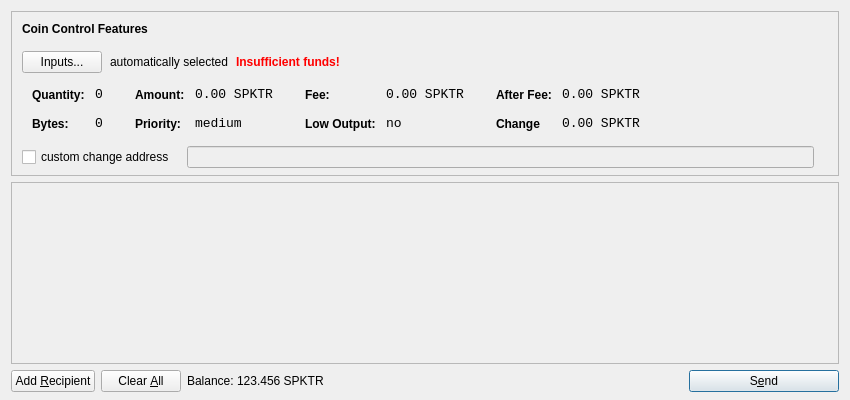
<?xml version="1.0" encoding="UTF-8"?>
<ui version="4.0">
 <class>SendCoinsDialog</class>
 <widget class="QDialog" name="SendCoinsDialog">
  <property name="geometry">
   <rect>
    <x>0</x>
    <y>0</y>
    <width>850</width>
    <height>400</height>
   </rect>
  </property>
  <property name="windowTitle">
   <string>Send Coins</string>
  </property>
  <layout class="QVBoxLayout" name="verticalLayout" stretch="0,1,0">
   <property name="bottomMargin">
    <number>8</number>
   </property>
   <item>
    <widget class="QFrame" name="frameCoinControl">
     <property name="sizePolicy">
      <sizepolicy hsizetype="Expanding" vsizetype="Expanding">
       <horstretch>0</horstretch>
       <verstretch>0</verstretch>
      </sizepolicy>
     </property>
     <property name="maximumSize">
      <size>
       <width>16777215</width>
       <height>16777215</height>
      </size>
     </property>
     <property name="frameShape">
      <enum>QFrame::StyledPanel</enum>
     </property>
     <property name="frameShadow">
      <enum>QFrame::Sunken</enum>
     </property>
     <layout class="QVBoxLayout" name="verticalLayoutCoinControl2">
      <property name="spacing">
       <number>6</number>
      </property>
      <property name="leftMargin">
       <number>0</number>
      </property>
      <property name="topMargin">
       <number>0</number>
      </property>
      <property name="rightMargin">
       <number>0</number>
      </property>
      <property name="bottomMargin">
       <number>6</number>
      </property>
      <item>
       <layout class="QVBoxLayout" name="verticalLayoutCoinControl" stretch="0,0,0,0,1">
        <property name="spacing">
         <number>0</number>
        </property>
        <property name="leftMargin">
         <number>10</number>
        </property>
        <property name="topMargin">
         <number>10</number>
        </property>
        <item>
         <layout class="QHBoxLayout" name="horizontalLayoutCoinControl1">
          <property name="bottomMargin">
           <number>15</number>
          </property>
          <item>
           <widget class="QLabel" name="labelCoinControlFeatures">
            <property name="sizePolicy">
             <sizepolicy hsizetype="Preferred" vsizetype="Maximum">
              <horstretch>0</horstretch>
              <verstretch>0</verstretch>
             </sizepolicy>
            </property>
            <property name="font">
             <font>
              <weight>75</weight>
              <bold>true</bold>
             </font>
            </property>
            <property name="styleSheet">
             <string notr="true">font-weight:bold;</string>
            </property>
            <property name="text">
             <string>Coin Control Features</string>
            </property>
           </widget>
          </item>
         </layout>
        </item>
        <item>
         <layout class="QHBoxLayout" name="horizontalLayoutCoinControl2" stretch="0,0,0,0">
          <property name="spacing">
           <number>8</number>
          </property>
          <property name="bottomMargin">
           <number>10</number>
          </property>
          <item>
           <widget class="QPushButton" name="pushButtonCoinControl">
            <property name="styleSheet">
             <string notr="true"/>
            </property>
            <property name="text">
             <string>Inputs...</string>
            </property>
           </widget>
          </item>
          <item>
           <widget class="QLabel" name="labelCoinControlAutomaticallySelected">
            <property name="text">
             <string>automatically selected</string>
            </property>
            <property name="margin">
             <number>5</number>
            </property>
           </widget>
          </item>
          <item>
           <widget class="QLabel" name="labelCoinControlInsuffFunds">
            <property name="font">
             <font>
              <weight>75</weight>
              <bold>true</bold>
             </font>
            </property>
            <property name="styleSheet">
             <string notr="true">color:red;font-weight:bold;</string>
            </property>
            <property name="text">
             <string>Insufficient funds!</string>
            </property>
            <property name="margin">
             <number>5</number>
            </property>
           </widget>
          </item>
          <item>
           <spacer name="horizontalSpacerCoinControl">
            <property name="orientation">
             <enum>Qt::Horizontal</enum>
            </property>
            <property name="sizeHint" stdset="0">
             <size>
              <width>40</width>
              <height>1</height>
             </size>
            </property>
           </spacer>
          </item>
         </layout>
        </item>
        <item>
         <widget class="QWidget" name="widgetCoinControl" native="true">
          <property name="sizePolicy">
           <sizepolicy hsizetype="Preferred" vsizetype="Preferred">
            <horstretch>0</horstretch>
            <verstretch>0</verstretch>
           </sizepolicy>
          </property>
          <property name="minimumSize">
           <size>
            <width>0</width>
            <height>0</height>
           </size>
          </property>
          <property name="styleSheet">
           <string notr="true"/>
          </property>
          <layout class="QHBoxLayout" name="horizontalLayoutCoinControl5">
           <property name="margin">
            <number>0</number>
           </property>
           <item>
            <layout class="QHBoxLayout" name="horizontalLayoutCoinControl3" stretch="0,0,0,1">
             <property name="spacing">
              <number>20</number>
             </property>
             <property name="topMargin">
              <number>0</number>
             </property>
             <property name="bottomMargin">
              <number>10</number>
             </property>
             <item>
              <layout class="QFormLayout" name="formLayoutCoinControl1">
               <property name="horizontalSpacing">
                <number>10</number>
               </property>
               <property name="verticalSpacing">
                <number>14</number>
               </property>
               <property name="leftMargin">
                <number>10</number>
               </property>
               <property name="topMargin">
                <number>4</number>
               </property>
               <property name="rightMargin">
                <number>6</number>
               </property>
               <item row="0" column="0">
                <widget class="QLabel" name="labelCoinControlQuantityText">
                 <property name="styleSheet">
                  <string notr="true">font-weight:bold;</string>
                 </property>
                 <property name="text">
                  <string>Quantity:</string>
                 </property>
                 <property name="margin">
                  <number>0</number>
                 </property>
                </widget>
               </item>
               <item row="0" column="1">
                <widget class="QLabel" name="labelCoinControlQuantity">
                 <property name="font">
                  <font>
                   <family>Monospace</family>
                   <pointsize>10</pointsize>
                  </font>
                 </property>
                 <property name="cursor">
                  <cursorShape>IBeamCursor</cursorShape>
                 </property>
                 <property name="contextMenuPolicy">
                  <enum>Qt::ActionsContextMenu</enum>
                 </property>
                 <property name="text">
                  <string>0</string>
                 </property>
                 <property name="margin">
                  <number>0</number>
                 </property>
                 <property name="textInteractionFlags">
                  <set>Qt::LinksAccessibleByMouse|Qt::TextSelectableByKeyboard|Qt::TextSelectableByMouse</set>
                 </property>
                </widget>
               </item>
               <item row="1" column="0">
                <widget class="QLabel" name="labelCoinControlBytesText">
                 <property name="styleSheet">
                  <string notr="true">font-weight:bold;</string>
                 </property>
                 <property name="text">
                  <string>Bytes:</string>
                 </property>
                </widget>
               </item>
               <item row="1" column="1">
                <widget class="QLabel" name="labelCoinControlBytes">
                 <property name="font">
                  <font>
                   <family>Monospace</family>
                   <pointsize>10</pointsize>
                  </font>
                 </property>
                 <property name="cursor">
                  <cursorShape>IBeamCursor</cursorShape>
                 </property>
                 <property name="contextMenuPolicy">
                  <enum>Qt::ActionsContextMenu</enum>
                 </property>
                 <property name="text">
                  <string>0</string>
                 </property>
                 <property name="textInteractionFlags">
                  <set>Qt::LinksAccessibleByMouse|Qt::TextSelectableByKeyboard|Qt::TextSelectableByMouse</set>
                 </property>
                </widget>
               </item>
              </layout>
             </item>
             <item>
              <layout class="QFormLayout" name="formLayoutCoinControl2">
               <property name="horizontalSpacing">
                <number>10</number>
               </property>
               <property name="verticalSpacing">
                <number>14</number>
               </property>
               <property name="leftMargin">
                <number>6</number>
               </property>
               <property name="topMargin">
                <number>4</number>
               </property>
               <property name="rightMargin">
                <number>6</number>
               </property>
               <item row="0" column="0">
                <widget class="QLabel" name="labelCoinControlAmountText">
                 <property name="styleSheet">
                  <string notr="true">font-weight:bold;</string>
                 </property>
                 <property name="text">
                  <string>Amount:</string>
                 </property>
                 <property name="margin">
                  <number>0</number>
                 </property>
                </widget>
               </item>
               <item row="0" column="1">
                <widget class="QLabel" name="labelCoinControlAmount">
                 <property name="font">
                  <font>
                   <family>Monospace</family>
                   <pointsize>10</pointsize>
                  </font>
                 </property>
                 <property name="cursor">
                  <cursorShape>IBeamCursor</cursorShape>
                 </property>
                 <property name="contextMenuPolicy">
                  <enum>Qt::ActionsContextMenu</enum>
                 </property>
                 <property name="text">
                  <string>0.00 SPKTR</string>
                 </property>
                 <property name="textInteractionFlags">
                  <set>Qt::LinksAccessibleByMouse|Qt::TextSelectableByKeyboard|Qt::TextSelectableByMouse</set>
                 </property>
                </widget>
               </item>
               <item row="1" column="0">
                <widget class="QLabel" name="labelCoinControlPriorityText">
                 <property name="styleSheet">
                  <string notr="true">font-weight:bold;</string>
                 </property>
                 <property name="text">
                  <string>Priority:</string>
                 </property>
                </widget>
               </item>
               <item row="1" column="1">
                <widget class="QLabel" name="labelCoinControlPriority">
                 <property name="font">
                  <font>
                   <family>Monospace</family>
                   <pointsize>10</pointsize>
                  </font>
                 </property>
                 <property name="cursor">
                  <cursorShape>IBeamCursor</cursorShape>
                 </property>
                 <property name="contextMenuPolicy">
                  <enum>Qt::ActionsContextMenu</enum>
                 </property>
                 <property name="text">
                  <string>medium</string>
                 </property>
                 <property name="textInteractionFlags">
                  <set>Qt::LinksAccessibleByMouse|Qt::TextSelectableByKeyboard|Qt::TextSelectableByMouse</set>
                 </property>
                </widget>
               </item>
              </layout>
             </item>
             <item>
              <layout class="QFormLayout" name="formLayoutCoinControl3">
               <property name="horizontalSpacing">
                <number>10</number>
               </property>
               <property name="verticalSpacing">
                <number>14</number>
               </property>
               <property name="leftMargin">
                <number>6</number>
               </property>
               <property name="topMargin">
                <number>4</number>
               </property>
               <property name="rightMargin">
                <number>6</number>
               </property>
               <item row="0" column="0">
                <widget class="QLabel" name="labelCoinControlFeeText">
                 <property name="styleSheet">
                  <string notr="true">font-weight:bold;</string>
                 </property>
                 <property name="text">
                  <string>Fee:</string>
                 </property>
                 <property name="margin">
                  <number>0</number>
                 </property>
                </widget>
               </item>
               <item row="0" column="1">
                <widget class="QLabel" name="labelCoinControlFee">
                 <property name="font">
                  <font>
                   <family>Monospace</family>
                   <pointsize>10</pointsize>
                  </font>
                 </property>
                 <property name="cursor">
                  <cursorShape>IBeamCursor</cursorShape>
                 </property>
                 <property name="contextMenuPolicy">
                  <enum>Qt::ActionsContextMenu</enum>
                 </property>
                 <property name="text">
                  <string>0.00 SPKTR</string>
                 </property>
                 <property name="textInteractionFlags">
                  <set>Qt::LinksAccessibleByMouse|Qt::TextSelectableByKeyboard|Qt::TextSelectableByMouse</set>
                 </property>
                </widget>
               </item>
               <item row="1" column="0">
                <widget class="QLabel" name="labelCoinControlLowOutputText">
                 <property name="styleSheet">
                  <string notr="true">font-weight:bold;</string>
                 </property>
                 <property name="text">
                  <string>Low Output:</string>
                 </property>
                </widget>
               </item>
               <item row="1" column="1">
                <widget class="QLabel" name="labelCoinControlLowOutput">
                 <property name="font">
                  <font>
                   <family>Monospace</family>
                   <pointsize>10</pointsize>
                  </font>
                 </property>
                 <property name="cursor">
                  <cursorShape>IBeamCursor</cursorShape>
                 </property>
                 <property name="contextMenuPolicy">
                  <enum>Qt::ActionsContextMenu</enum>
                 </property>
                 <property name="text">
                  <string>no</string>
                 </property>
                 <property name="textInteractionFlags">
                  <set>Qt::LinksAccessibleByMouse|Qt::TextSelectableByKeyboard|Qt::TextSelectableByMouse</set>
                 </property>
                </widget>
               </item>
              </layout>
             </item>
             <item>
              <layout class="QFormLayout" name="formLayoutCoinControl4">
               <property name="horizontalSpacing">
                <number>10</number>
               </property>
               <property name="verticalSpacing">
                <number>14</number>
               </property>
               <property name="leftMargin">
                <number>6</number>
               </property>
               <property name="topMargin">
                <number>4</number>
               </property>
               <property name="rightMargin">
                <number>6</number>
               </property>
               <item row="0" column="0">
                <widget class="QLabel" name="labelCoinControlAfterFeeText">
                 <property name="styleSheet">
                  <string notr="true">font-weight:bold;</string>
                 </property>
                 <property name="text">
                  <string>After Fee:</string>
                 </property>
                 <property name="margin">
                  <number>0</number>
                 </property>
                </widget>
               </item>
               <item row="0" column="1">
                <widget class="QLabel" name="labelCoinControlAfterFee">
                 <property name="font">
                  <font>
                   <family>Monospace</family>
                   <pointsize>10</pointsize>
                  </font>
                 </property>
                 <property name="cursor">
                  <cursorShape>IBeamCursor</cursorShape>
                 </property>
                 <property name="contextMenuPolicy">
                  <enum>Qt::ActionsContextMenu</enum>
                 </property>
                 <property name="text">
                  <string>0.00 SPKTR</string>
                 </property>
                 <property name="textInteractionFlags">
                  <set>Qt::LinksAccessibleByMouse|Qt::TextSelectableByKeyboard|Qt::TextSelectableByMouse</set>
                 </property>
                </widget>
               </item>
               <item row="1" column="0">
                <widget class="QLabel" name="labelCoinControlChangeText">
                 <property name="styleSheet">
                  <string notr="true">font-weight:bold;</string>
                 </property>
                 <property name="text">
                  <string>Change</string>
                 </property>
                </widget>
               </item>
               <item row="1" column="1">
                <widget class="QLabel" name="labelCoinControlChange">
                 <property name="font">
                  <font>
                   <family>Monospace</family>
                   <pointsize>10</pointsize>
                  </font>
                 </property>
                 <property name="cursor">
                  <cursorShape>IBeamCursor</cursorShape>
                 </property>
                 <property name="contextMenuPolicy">
                  <enum>Qt::ActionsContextMenu</enum>
                 </property>
                 <property name="text">
                  <string>0.00 SPKTR</string>
                 </property>
                 <property name="textInteractionFlags">
                  <set>Qt::LinksAccessibleByMouse|Qt::TextSelectableByKeyboard|Qt::TextSelectableByMouse</set>
                 </property>
                </widget>
               </item>
              </layout>
             </item>
            </layout>
           </item>
          </layout>
         </widget>
        </item>
        <item>
         <layout class="QHBoxLayout" name="horizontalLayoutCoinControl4" stretch="0,0,0">
          <property name="spacing">
           <number>12</number>
          </property>
          <property name="sizeConstraint">
           <enum>QLayout::SetDefaultConstraint</enum>
          </property>
          <property name="topMargin">
           <number>5</number>
          </property>
          <property name="rightMargin">
           <number>5</number>
          </property>
          <item>
           <widget class="QCheckBox" name="checkBoxCoinControlChange">
            <property name="text">
             <string>custom change address</string>
            </property>
           </widget>
          </item>
          <item>
           <widget class="QLineEdit" name="lineEditCoinControlChange">
            <property name="enabled">
             <bool>false</bool>
            </property>
            <property name="sizePolicy">
             <sizepolicy hsizetype="Expanding" vsizetype="Fixed">
              <horstretch>0</horstretch>
              <verstretch>0</verstretch>
             </sizepolicy>
            </property>
           </widget>
          </item>
          <item>
           <widget class="QLabel" name="labelCoinControlChangeLabel">
            <property name="sizePolicy">
             <sizepolicy hsizetype="Preferred" vsizetype="Expanding">
              <horstretch>0</horstretch>
              <verstretch>0</verstretch>
             </sizepolicy>
            </property>
            <property name="minimumSize">
             <size>
              <width>0</width>
              <height>0</height>
             </size>
            </property>
            <property name="text">
             <string/>
            </property>
            <property name="margin">
             <number>3</number>
            </property>
           </widget>
          </item>
         </layout>
        </item>
        <item>
         <spacer name="verticalSpacerCoinControl">
          <property name="orientation">
           <enum>Qt::Vertical</enum>
          </property>
          <property name="sizeHint" stdset="0">
           <size>
            <width>800</width>
            <height>1</height>
           </size>
          </property>
         </spacer>
        </item>
       </layout>
      </item>
     </layout>
    </widget>
   </item>
   <item>
    <widget class="QScrollArea" name="scrollArea">
     <property name="widgetResizable">
      <bool>true</bool>
     </property>
     <widget class="QWidget" name="scrollAreaWidgetContents">
      <property name="geometry">
       <rect>
        <x>0</x>
        <y>0</y>
        <width>830</width>
        <height>162</height>
       </rect>
      </property>
      <layout class="QVBoxLayout" name="verticalLayout_2">
       <property name="margin">
        <number>0</number>
       </property>
       <item>
        <layout class="QVBoxLayout" name="entries">
         <property name="spacing">
          <number>6</number>
         </property>
        </layout>
       </item>
       <item>
        <spacer name="verticalSpacer">
         <property name="orientation">
          <enum>Qt::Vertical</enum>
         </property>
         <property name="sizeHint" stdset="0">
          <size>
           <width>20</width>
           <height>40</height>
          </size>
         </property>
        </spacer>
       </item>
      </layout>
     </widget>
    </widget>
   </item>
   <item>
    <layout class="QHBoxLayout" name="horizontalLayout">
     <item>
      <widget class="QPushButton" name="addButton">
       <property name="toolTip">
        <string>Send to multiple recipients at once</string>
       </property>
       <property name="text">
        <string>Add &amp;Recipient</string>
       </property>
       <property name="icon">
        <iconset resource="../bitcoin.qrc">
         <normaloff>:/icons/add</normaloff>:/icons/add</iconset>
       </property>
       <property name="autoDefault">
        <bool>false</bool>
       </property>
      </widget>
     </item>
     <item>
      <widget class="QPushButton" name="clearButton">
       <property name="sizePolicy">
        <sizepolicy hsizetype="Minimum" vsizetype="Fixed">
         <horstretch>0</horstretch>
         <verstretch>0</verstretch>
        </sizepolicy>
       </property>
       <property name="toolTip">
        <string>Remove all transaction fields</string>
       </property>
       <property name="text">
        <string>Clear &amp;All</string>
       </property>
       <property name="icon">
        <iconset resource="../bitcoin.qrc">
         <normaloff>:/icons/remove</normaloff>:/icons/remove</iconset>
       </property>
       <property name="autoRepeatDelay">
        <number>300</number>
       </property>
       <property name="autoDefault">
        <bool>false</bool>
       </property>
      </widget>
     </item>
     <item>
      <layout class="QHBoxLayout" name="horizontalLayout_2">
       <property name="spacing">
        <number>3</number>
       </property>
       <item>
        <widget class="QLabel" name="label">
         <property name="sizePolicy">
          <sizepolicy hsizetype="Preferred" vsizetype="Fixed">
           <horstretch>0</horstretch>
           <verstretch>0</verstretch>
          </sizepolicy>
         </property>
         <property name="text">
          <string>Balance:</string>
         </property>
        </widget>
       </item>
       <item>
        <widget class="QLabel" name="labelBalance">
         <property name="sizePolicy">
          <sizepolicy hsizetype="Preferred" vsizetype="Fixed">
           <horstretch>0</horstretch>
           <verstretch>0</verstretch>
          </sizepolicy>
         </property>
         <property name="cursor">
          <cursorShape>IBeamCursor</cursorShape>
         </property>
         <property name="text">
          <string>123.456 SPKTR</string>
         </property>
         <property name="textInteractionFlags">
          <set>Qt::LinksAccessibleByMouse|Qt::TextSelectableByKeyboard|Qt::TextSelectableByMouse</set>
         </property>
        </widget>
       </item>
      </layout>
     </item>
     <item>
      <spacer name="horizontalSpacer">
       <property name="orientation">
        <enum>Qt::Horizontal</enum>
       </property>
       <property name="sizeHint" stdset="0">
        <size>
         <width>40</width>
         <height>20</height>
        </size>
       </property>
      </spacer>
     </item>
     <item>
      <widget class="QPushButton" name="sendButton">
       <property name="minimumSize">
        <size>
         <width>150</width>
         <height>0</height>
        </size>
       </property>
       <property name="toolTip">
        <string>Confirm the send action</string>
       </property>
       <property name="text">
        <string>S&amp;end</string>
       </property>
       <property name="icon">
        <iconset resource="../bitcoin.qrc">
         <normaloff>:/icons/send</normaloff>:/icons/send</iconset>
       </property>
       <property name="default">
        <bool>true</bool>
       </property>
      </widget>
     </item>
    </layout>
   </item>
  </layout>
 </widget>
 <resources>
  <include location="../bitcoin.qrc"/>
 </resources>
 <connections/>
</ui>
